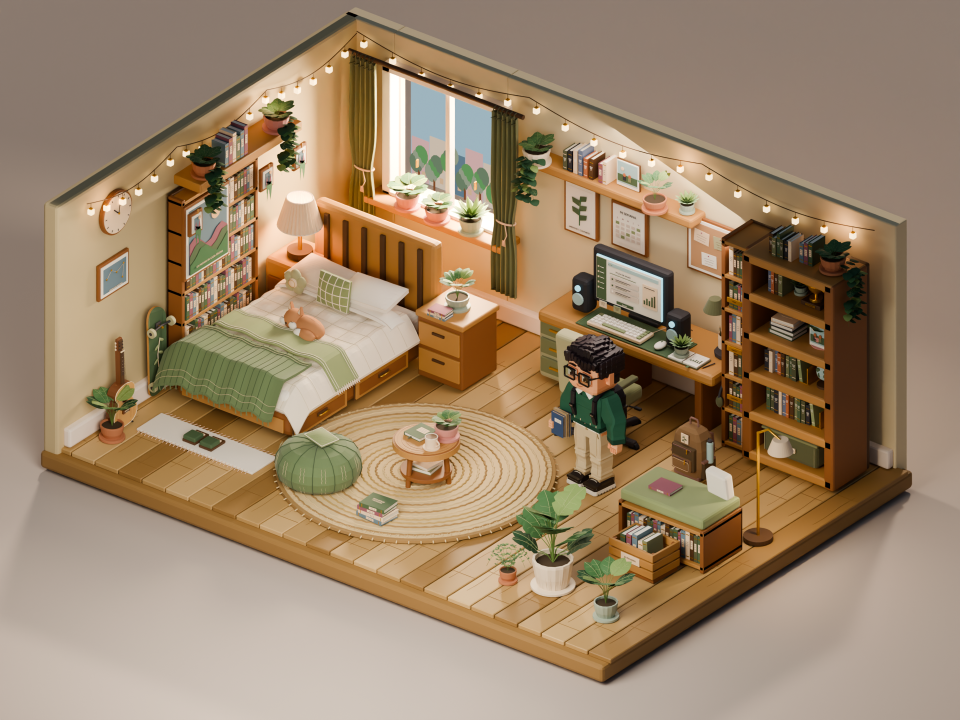
#> input picture renders/room-collection/biblioteca-moderna/hero.png, 1920 x 1440 px, found by its file name (shown at 1/2 size)
$ python compose_golden_sheet.py
#> lines starting #> are read from the running program, lines starting #| are printed output that depends on the picture
"""Compose the 16:9 golden retriever character sheet from Blender renders."""
from pathlib import Path
from PIL import Image, ImageDraw, ImageFont

ROOT = Path(__file__).resolve().parents[1]
STAGE = ROOT / "renders/golden-stylized"
OUT = STAGE / "miel-character-sheet.png"
PAPER = (244, 236, 224, 255)
INK = (42, 32, 24, 255)
MUTED = (110, 92, 74, 255)
RULE = (214, 200, 182, 255)

W, H = 2560, 1440


def font(size, bold=False):
    name = "segoeuib.ttf" if bold else "segoeui.ttf"
    return ImageFont.truetype(f"C:/Windows/Fonts/{name}", size)


def load(name):
    return Image.open(STAGE / name).convert("RGBA")


def contain(img, box, anchor="center"):
    bw, bh = box[2], box[3]
    scale = min(bw / img.width, bh / img.height)
    size = (max(1, round(img.width * scale)), max(1, round(img.height * scale)))
    resized = img.resize(size, Image.Resampling.LANCZOS)
    x = box[0] + (bw - size[0]) // 2
    y = box[1] + (bh - size[1]) // 2
    if anchor == "bottom":
        y = box[1] + bh - size[1]
    return resized, (x, y)


def label(draw, text, xy, size=22, bold=False, fill=MUTED):
    draw.text(xy, text, font=font(size, bold), fill=fill)


def main():
    sheet = Image.new("RGBA", (W, H), PAPER)
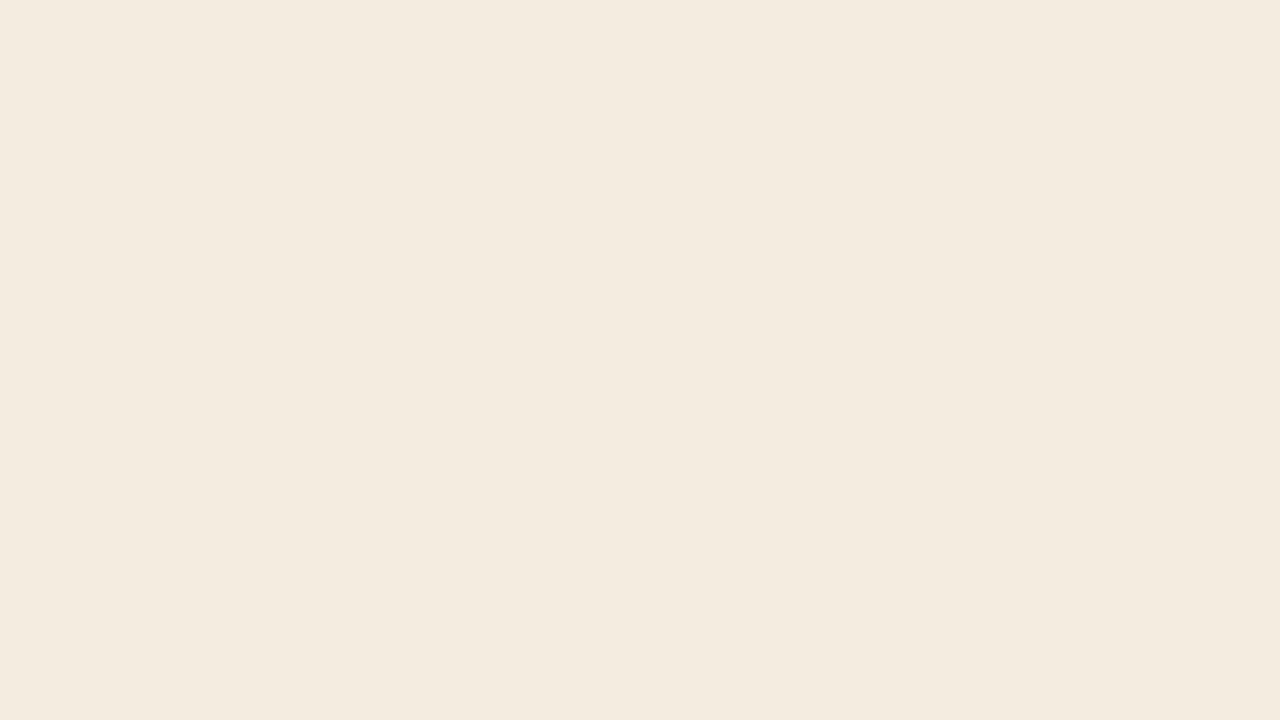
#> sheet: PIL image 2560x1440 RGBA (shown at 1/2 size); mean R, G, B, A 244, 236, 224, 255
    draw = ImageDraw.Draw(sheet)

    draw.rectangle((0, 0, W, 96), fill=(238, 228, 214, 255))
    draw.line((48, 96, W - 48, 96), fill=RULE, width=2)
    label(draw, "COMPA VIRTUAL", (56, 22), 20, True, MUTED)
    label(draw, "MIEL", (56, 46), 36, True, INK)
    label(draw, "Golden retriever  ·  mascota stylized 3D premium", (220, 58), 22, False, MUTED)
    label(draw, "Anatomía orgánica  ·  pelaje en mechones  ·  sin voxel", (1680, 54), 20, False, MUTED)

    hero, pos = contain(load("hero.png"), (24, 110, 1120, 1180))
#> in contain, `bw, bh = box[2], box[3]`: bw = 1120; bh = 1180
#> in contain, `scale = min(bw / img.width, bh / img.height)`: scale = 0.583
#> in contain, `size = (max(1, round(img.width * scale)), max(1, round(img.height * sc..`: size = (1120, 840)
#> in contain, `resized = img.resize(size, Image.Resampling.LANCZOS)`:
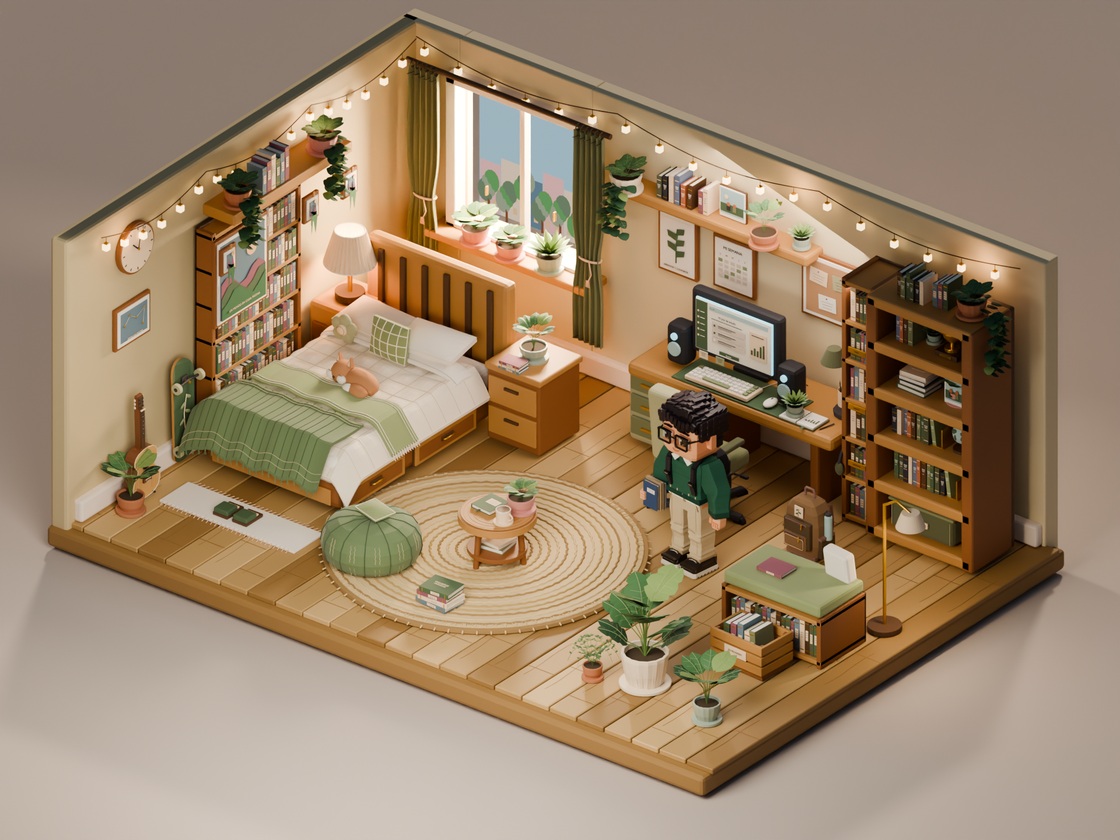
#> resized: PIL image 1120x840 RGBA; mean R, G, B, A 155.9, 133.4, 107.6, 255
#> in contain, `x = box[0] + (bw - size[0]) // 2`: x = 24
#> in contain, `y = box[1] + (bh - size[1]) // 2`: y = 280
#> pos = (24, 280)
    sheet.alpha_composite(hero, pos)
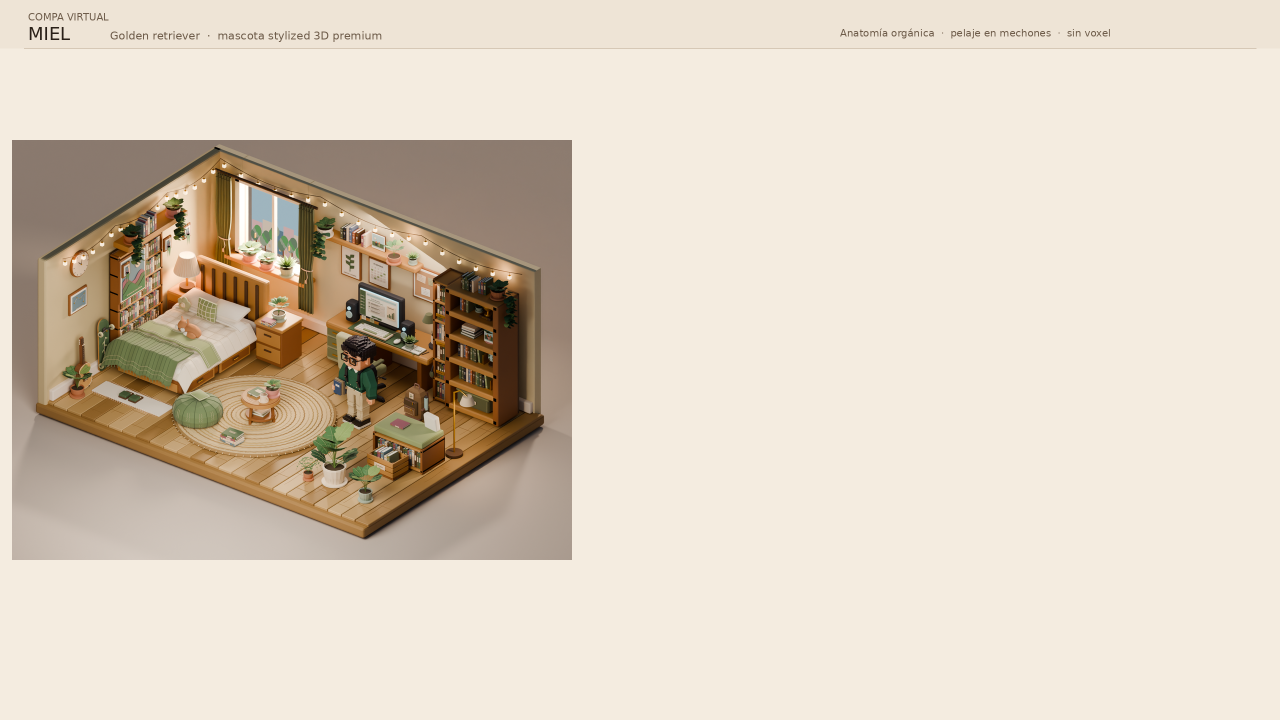
#> sheet: PIL image 2560x1440 RGBA (shown at 1/2 size); mean R, G, B, A 220.9, 209, 193.3, 255
    label(draw, "VISTA HERO  ·  3/4", (56, 1310), 20, True)

    turn = [("front.png", "FRENTE"), ("side.png", "PERFIL"), ("back.png", "ESPALDA"), ("three-quarter.png", "3/4")]
    for i, (name, caption) in enumerate(turn):
        x = 1160 + (i % 4) * 340
        img, pos = contain(load(name), (x, 120, 320, 320))
        sheet.alpha_composite(img, pos)
        label(draw, caption, (x + 12, 444), 18, True)

    face, pos = contain(load("face.png"), (1160, 480, 700, 420))
    sheet.alpha_composite(face, pos)
    label(draw, "ROSTRO", (1172, 900), 18, True)

    draw.rounded_rectangle((1888, 500, 2508, 900), radius=18, outline=RULE, width=2)
    notes = [
        "Joven, noble y compañero.",
        "Hocico medio, orejas caídas.",
        "Pelaje crema–miel con ruff,",
        "pluma en cola y plumas en patas.",
        "Expresión cálida y tranquila,",
        "lista para convivir en el estudio.",
    ]
    label(draw, "DIRECCIÓN", (1910, 518), 18, True, INK)
    for i, line in enumerate(notes):
        label(draw, line, (1910, 558 + i * 46), 22, False, INK)

    poses = [
        ("pose-sit.png", "SENTADO"),
        ("pose-rest.png", "DESCANSANDO"),
        ("pose-trot.png", "TROTANDO"),
        ("pose-play.png", "JUGANDO"),
        ("pose-lookup.png", "MIRANDO ARRIBA"),
    ]
    for i, (name, caption) in enumerate(poses):
        x = 1160 + i * 272
        img, pos = contain(load(name), (x, 940, 260, 360))
        sheet.alpha_composite(img, pos)
        label(draw, caption, (x + 8, 1310), 16, True)

    draw.line((48, 1368, W - 48, 1368), fill=RULE, width=1)
    label(draw, "Lámina de personaje para modelado, rig e integración  ·  fondo de estudio, sin habitación", (56, 1382), 18)

    rgb = Image.new("RGB", sheet.size, PAPER[:3])
    rgb.paste(sheet, mask=sheet.split()[-1])
    rgb.save(OUT, "PNG", optimize=True)
    print("SHEET", OUT, rgb.size)


if __name__ == "__main__":
#> (the run stopped early here; a loop or call above may not have finished)

$ run again, with design/personal-spaces-v1/images/before-detail-revision/cafe-model-hero.png copied over renders/room-collection/biblioteca-moderna/hero.png
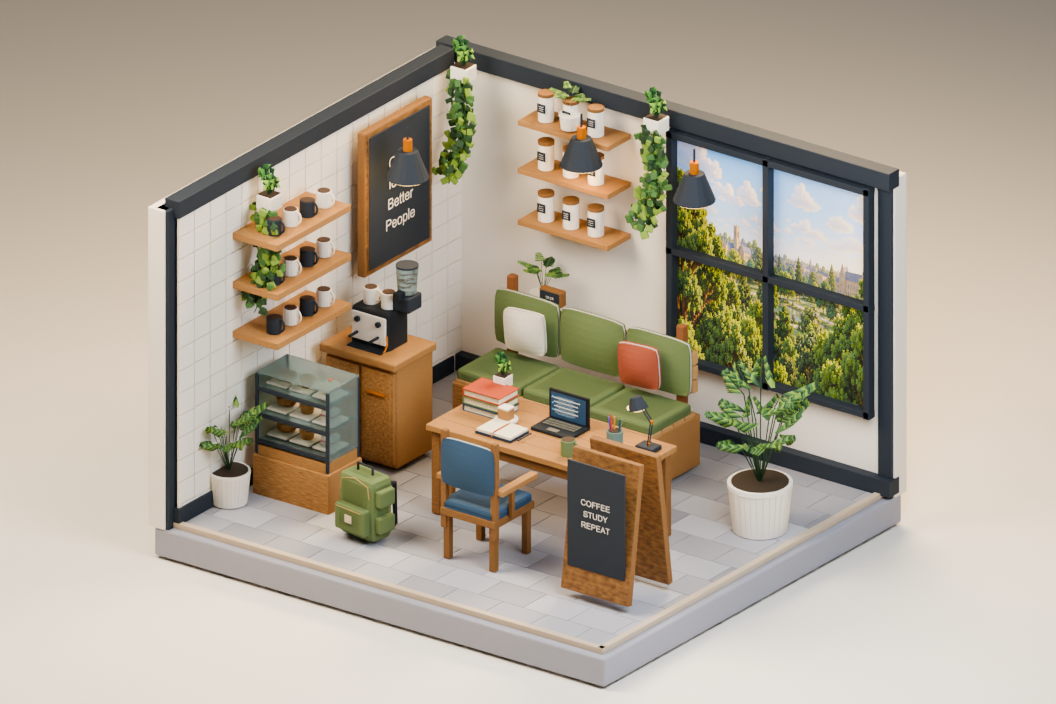
#> input picture design/personal-spaces-v1/images/before-detail-revision/cafe-model-hero.png, 1056 x 704 px, found by its file name
#> in load, returned value is the input picture: PIL image 1056x704 RGBA; mean R, G, B, A 173.8, 164.1, 148.8, 255
#> bw = 1120; bh = 1180
#> scale = 1.06
#> size = (1120, 747)
#> x = 24
#> y = 326
#> pos = (24, 326)
#> in main, `sheet.alpha_composite(hero, pos)`:
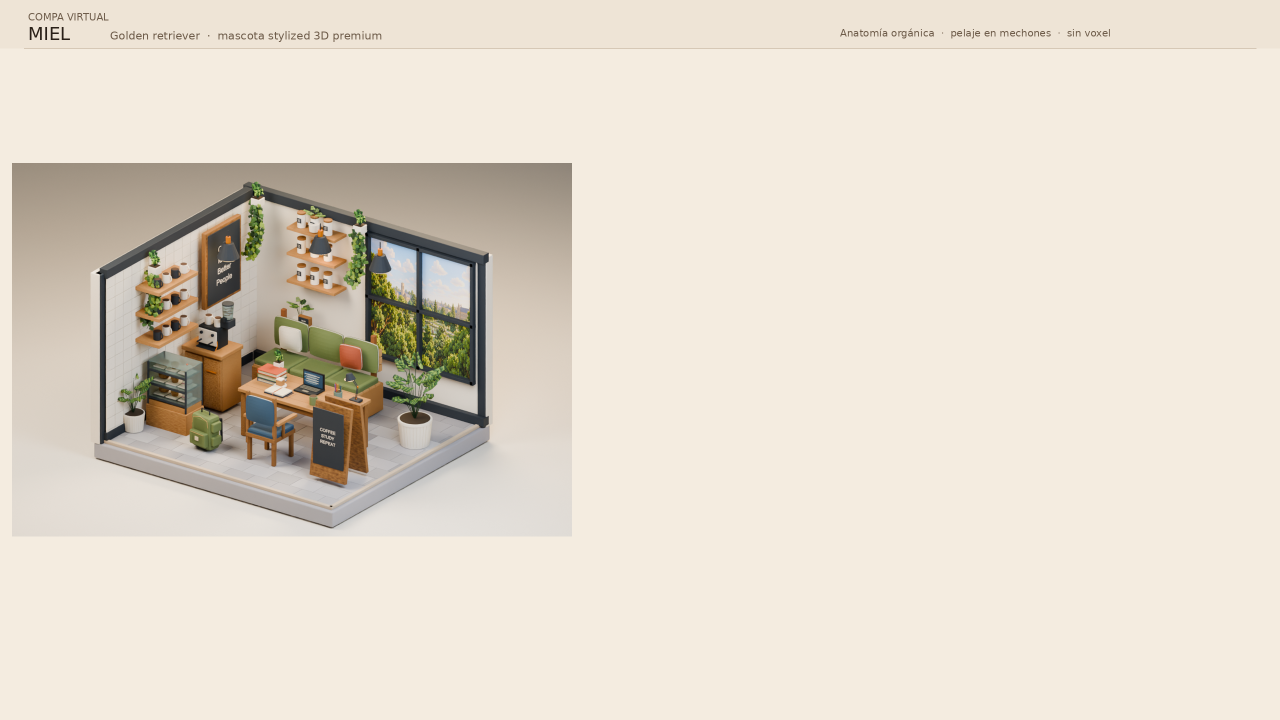
#> sheet: PIL image 2560x1440 RGBA (shown at 1/2 size); mean R, G, B, A 227.4, 218.9, 206, 255

$ run again, with design/personal-spaces-v1/images/before-detail-revision/library-model-hero.png copied over renders/room-collection/biblioteca-moderna/hero.png
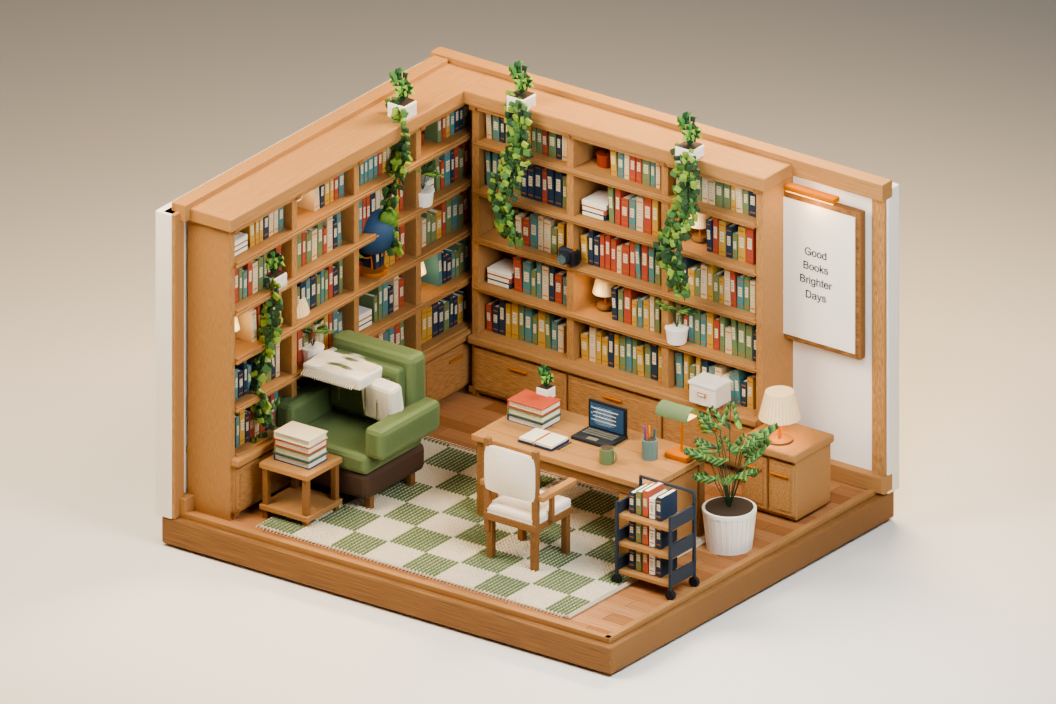
#> input picture design/personal-spaces-v1/images/before-detail-revision/library-model-hero.png, 1056 x 704 px, found by its file name
#> in load, returned value is the input picture: PIL image 1056x704 RGBA; mean R, G, B, A 180.3, 160.1, 135.8, 255
#> bw = 1120; bh = 1180
#> scale = 1.06
#> size = (1120, 747)
#> x = 24
#> y = 326
#> pos = (24, 326)
#> in main, `sheet.alpha_composite(hero, pos)`:
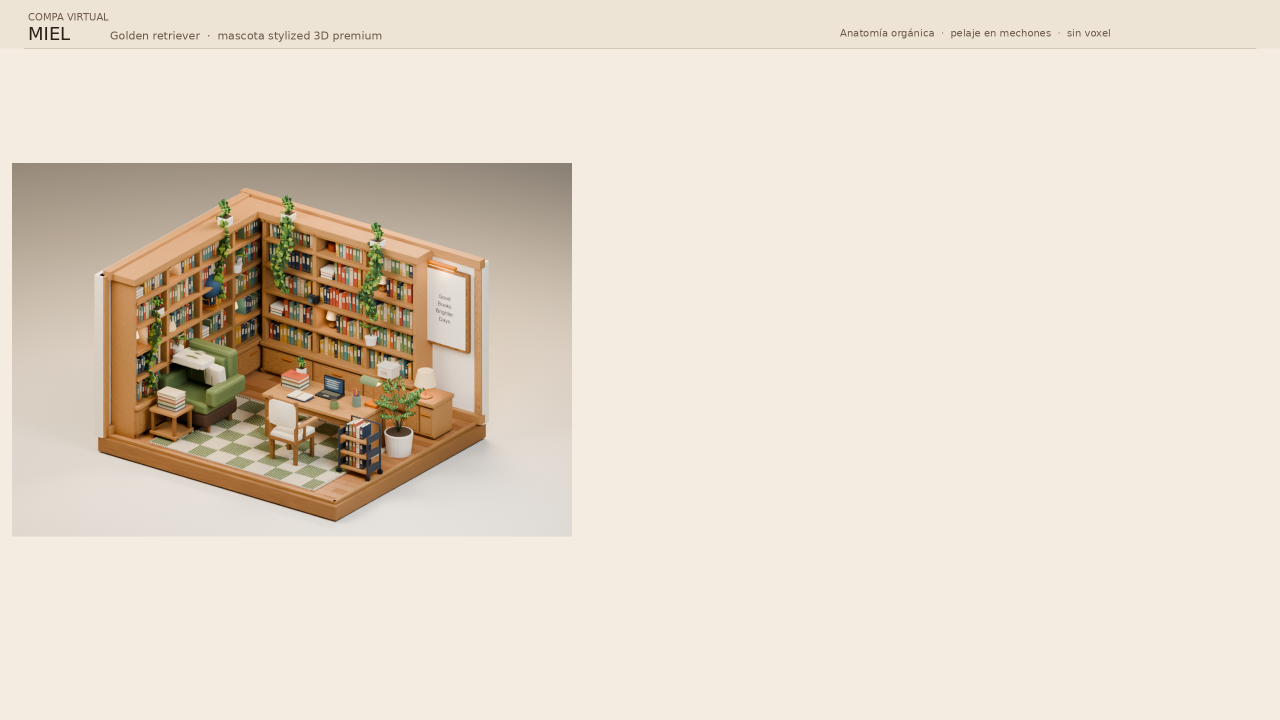
#> sheet: PIL image 2560x1440 RGBA (shown at 1/2 size); mean R, G, B, A 228.9, 218, 203, 255
